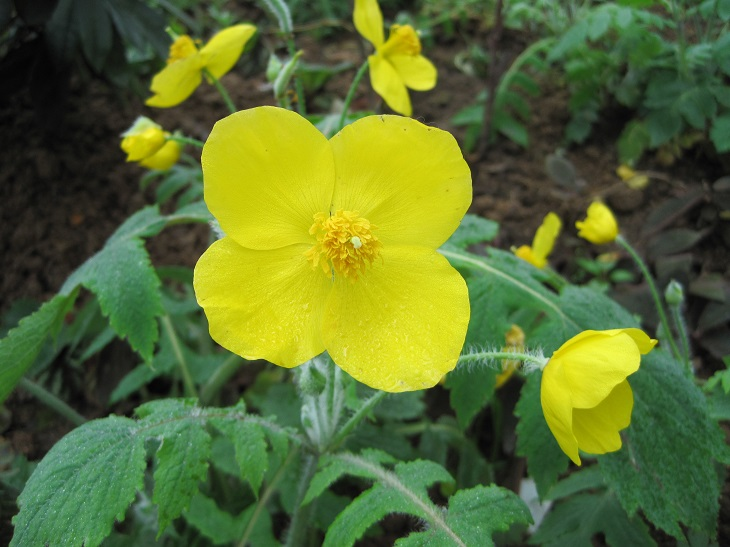
#> input picture 3-2图片特效&绘制线段文字/image.JPG, 730 x 547 px, found by its file name
$ jupyter execute '07图片融合.ipynb'
#> lines starting #> are read from the running program, lines starting #| are printed output that depends on the picture
[cell 1]
# dst  = src1*a+src2*(1-a)
import cv2
import numpy as np
img0 = cv2.imread('image.jpg',1)
#> img0 is the input picture: shape (547, 730, 3); mean B, G, R 48.7, 109.6, 90.1
img1 = cv2.imread('image1.jpg',1)
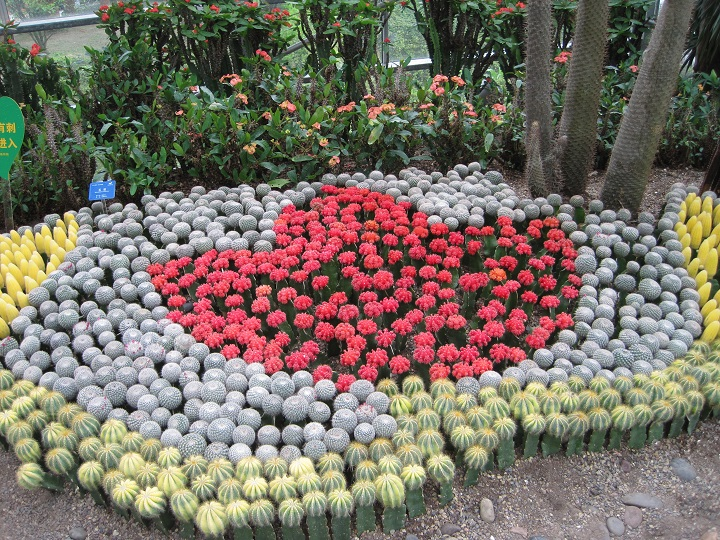
#> input picture 3-2图片特效&绘制线段文字/image1.JPG, 720 x 540 px, found by its file name
#> img1 is the input picture: shape (540, 720, 3); mean B, G, R 101.2, 112.2, 121.6
imgInfo = img0.shape
#> imgInfo = (547, 730, 3)
height = imgInfo[0]
#> height = 547
width = imgInfo[1]
#> width = 730
# ROI
roiH = int(height/2)
#> roiH = 273
roiW = int(width/2)
#> roiW = 365
img0ROI = img0[0:roiH,0:roiW]
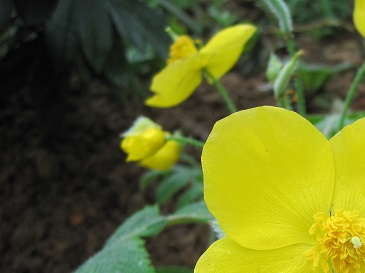
#> img0ROI: shape (273, 365, 3); mean B, G, R 37.2, 102.3, 96.7
img1ROI = img1[0:roiH,0:roiW]
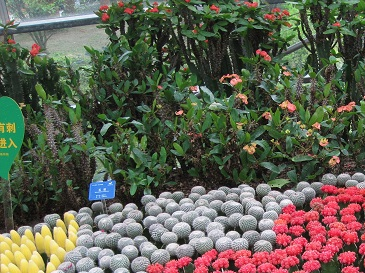
#> img1ROI: shape (273, 365, 3); mean B, G, R 81.4, 97.1, 97
# dst
dst = np.zeros((roiH,roiW,3),np.uint8)
dst = cv2.addWeighted(img0ROI,0.5,img1ROI,0.5,0)#add src1*a+src2*(1-a)
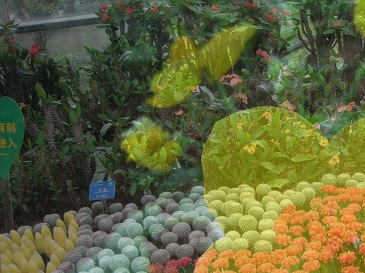
#> dst: shape (273, 365, 3); mean B, G, R 59.3, 99.7, 96.8
# 1 src1 2 a 3 src2 4 1-a
cv2.imshow('dst',dst)
cv2.waitKey(0)

[cell 2]
import cv2
import numpy as np
img0 = cv2.imread('image.jpg',1)
img1 = cv2.imread('image1.jpg',1)
imgInfo = img0.shape
height = int(imgInfo[0] / 2)
#> height = 273
width = int(imgInfo[1] / 2)
#> width = 365
col1 = img0[0:height,0:width]
col2 = img1[0:height,0:width]
dst = np.zeros((height,width,0),np.uint8)
#> dst = empty array
dst = cv2.addWeighted(col1,0.5,col2,0.1,0)
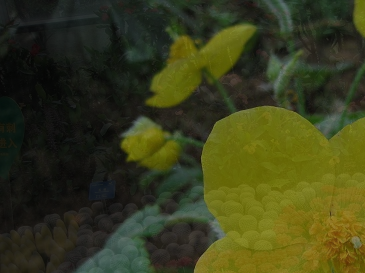
#> dst: shape (273, 365, 3); mean B, G, R 26.7, 60.8, 58.1
cv2.imshow('dst',dst)
cv2.waitKey(0)
